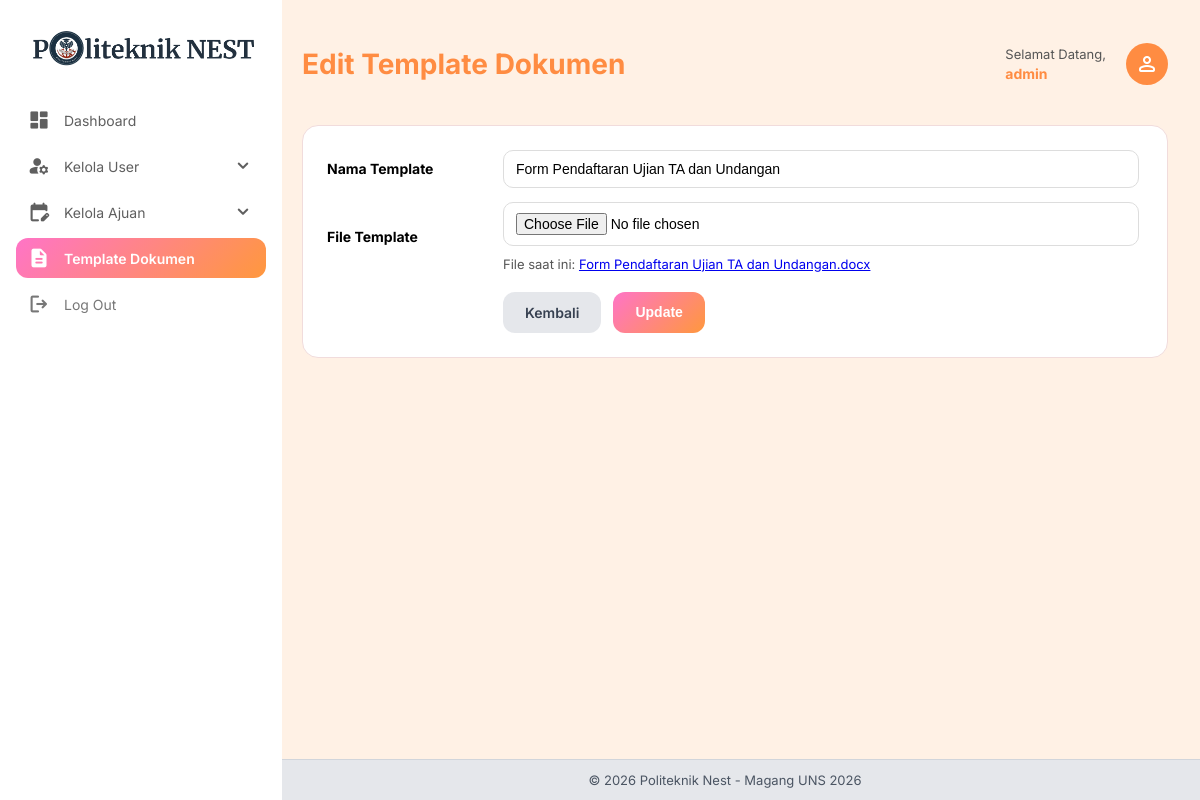
Page /admin/template/edit.php?id=8 (signed in) on the committed database.
### tables this page shows
CREATE TABLE `template` (
  `id` int NOT NULL,
  `nama` varchar(255) NOT NULL,
  `file` varchar(255) DEFAULT NULL,
  `created_at` timestamp NULL DEFAULT CURRENT_TIMESTAMP
);

### config/base_url.php (called while the page is built, shortened)
<?php
function base_url($path = '')
{
    return BASE_URL . '/' . ltrim($path, '/');
}

### admin/template/edit.php (the view, shortened to what this page needs)
<?php
require "../../config/connection.php";
require_once $_SERVER['DOCUMENT_ROOT'].'/coba/config/base_url.php';
$username = $_SESSION['user']['username'] ?? 'Admin';
$id = $_GET['id'] ?? null;
$stmt = $pdo->prepare("SELECT * FROM template WHERE id = ?");
$stmt->execute([$id]);
$template = $stmt->fetch(PDO::FETCH_ASSOC);
?>
<!DOCTYPE html>
<html lang="id">
<head>
</head>
<body>
<?php include "../sidebar.php"; ?>
<div class="main-content">
    <div class="topbar">
    <h1>Edit Template Dokumen</h1>
    <div class="admin-info">
        <div class="admin-text">
            <span>Selamat Datang,</span><br>
            <b><?php echo htmlspecialchars($username); ?></b>
        </div>
        <div class="avatar">
            <span class="material-symbols-rounded" style="color:#fff">person</span>
        </div>
    </div>
</div>
    <div class="form-card">
        <form method="POST" enctype="multipart/form-data">
            <div class="form-group">
                <label>Nama Template</label>
                <input type="text" name="nama"
                       value="<?= htmlspecialchars($template['nama']) ?>" required>
            </div>
            <div class="form-group">
                <label>File Template</label>
                <div>
                    <input type="file" name="file">
                    <?php if ($template['file']): ?>
                        <div class="file-info">
                            File saat ini:
                            <a href="<?= base_url('uploads/templates/'.$template['file']) ?>"
                               target="_blank">
                                <?= htmlspecialchars($template['file']) ?>
                            </a>
                        </div>
                    <?php endif; ?>
                </div>
            </div>
            <div class="form-actions">
                <a href="index.php" class="btn secondary">Kembali</a>
                <button type="submit" class="btn">Update</button>
            </div>
        </form>
    </div>
</div>
</body>
</html>

### admin/template/edit.php (style rules this page uses)
.topbar { display:flex;justify-content:space-between;align-items:center;margin-bottom:25px }
.topbar h1 { color:#ff8c42;font-size:28px }
.admin-info { display:flex;align-items:left;gap:20px }
.admin-text span { font-size:13px;color:#555 }
.admin-text b { color:#ff8c42;font-size:14px }
.avatar { width:42px;height:42px; background:#ff8c42;border-radius:50%; display:flex;align-items:center;justify-content:center; }
.form-card { background: #fff; padding: 24px; border-radius: 16px; border: 1px solid #f1dcdc; max-width: auto; }
.form-group { display: grid; grid-template-columns: 160px 1fr; align-items: center; gap: 16px; margin-bottom: 14px; padding-right: 30px; }
label { font-weight: 700; font-size: 14px; }
input[type="text"], input[type="file"] { width: 100%; padding: 10px 12px; border-radius: 10px; border: 1px solid #ddd; font-size: 14px; }
.file-info { font-size: 13px; color: #555; padding-top: 10px; }
.form-actions { display: flex; gap: 12px; margin-left: 176px; margin-top: 20px; }
.btn { background: linear-gradient(135deg, #FF74C7, #FF983D); color: #fff; border: none; padding: 12px 22px; border-radius: 12px; font-weight: 600; cursor: pointer; text-decoration: none; font-size: 14px; }
.btn.secondary { background: #e5e7eb; color: #374151; }

### admin/sidebar.php (style rules this page uses)
:root { --pink: #FF74C7; --orange: #FF983D; --gradient: linear-gradient(135deg, #FF74C7, #FF983D); }
body { background-color: #FFF1E5; font-family: 'Inter', sans-serif !important; margin: 0; }
.main-content { margin-left: 270px; padding: 28px 32px; margin-bottom: 60px; }

### admin/footer.php (style rules this page uses)
:root { --pink: #FF74C7; --orange: #FF983D; --gradient: linear-gradient(135deg, #FF74C7, #FF983D); }

### rows in the picture
template: nama "Form Pendaftaran Ujian TA dan Undangan", file "Form Pendaftaran Ujian TA dan Undangan.docx"

### other values in the picture
$username "admin"
